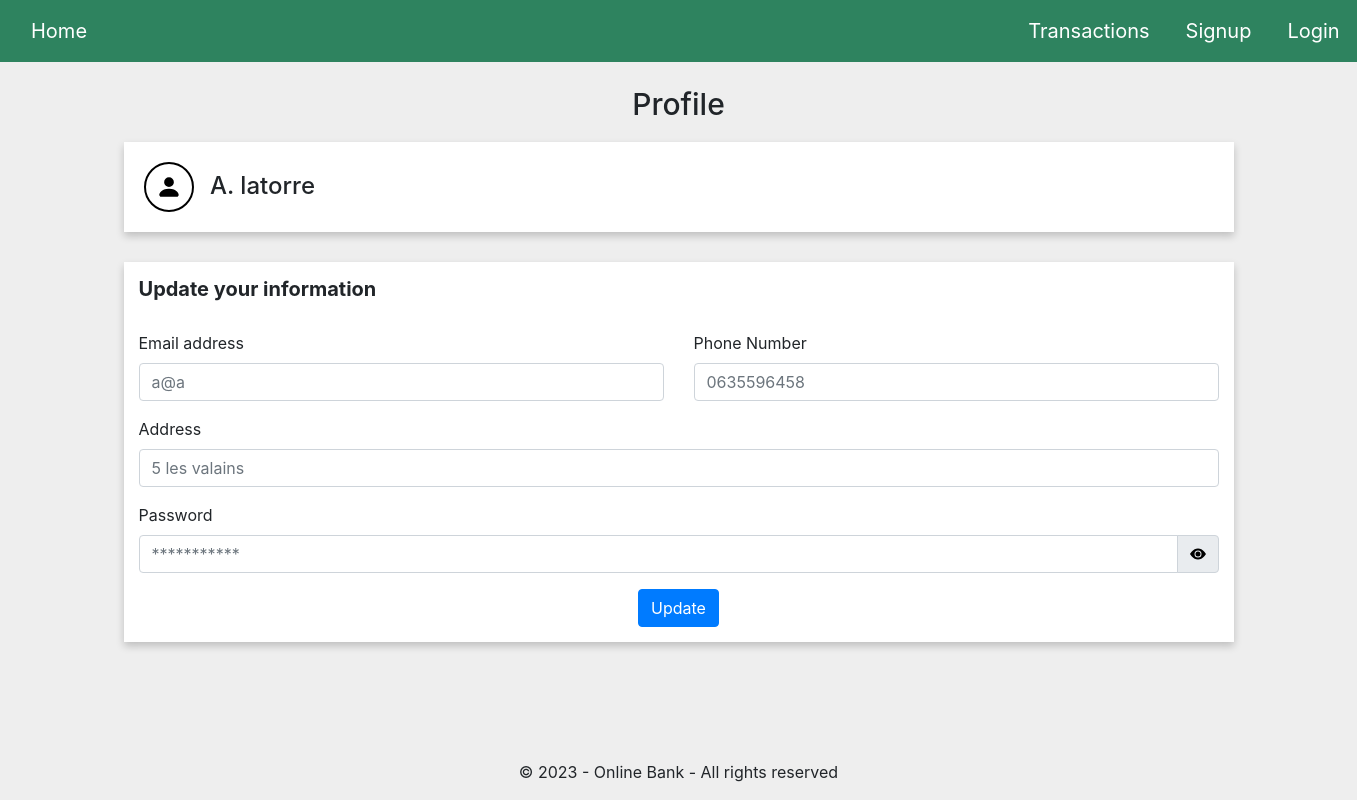
Before: /profile (signed in) with the older database file.
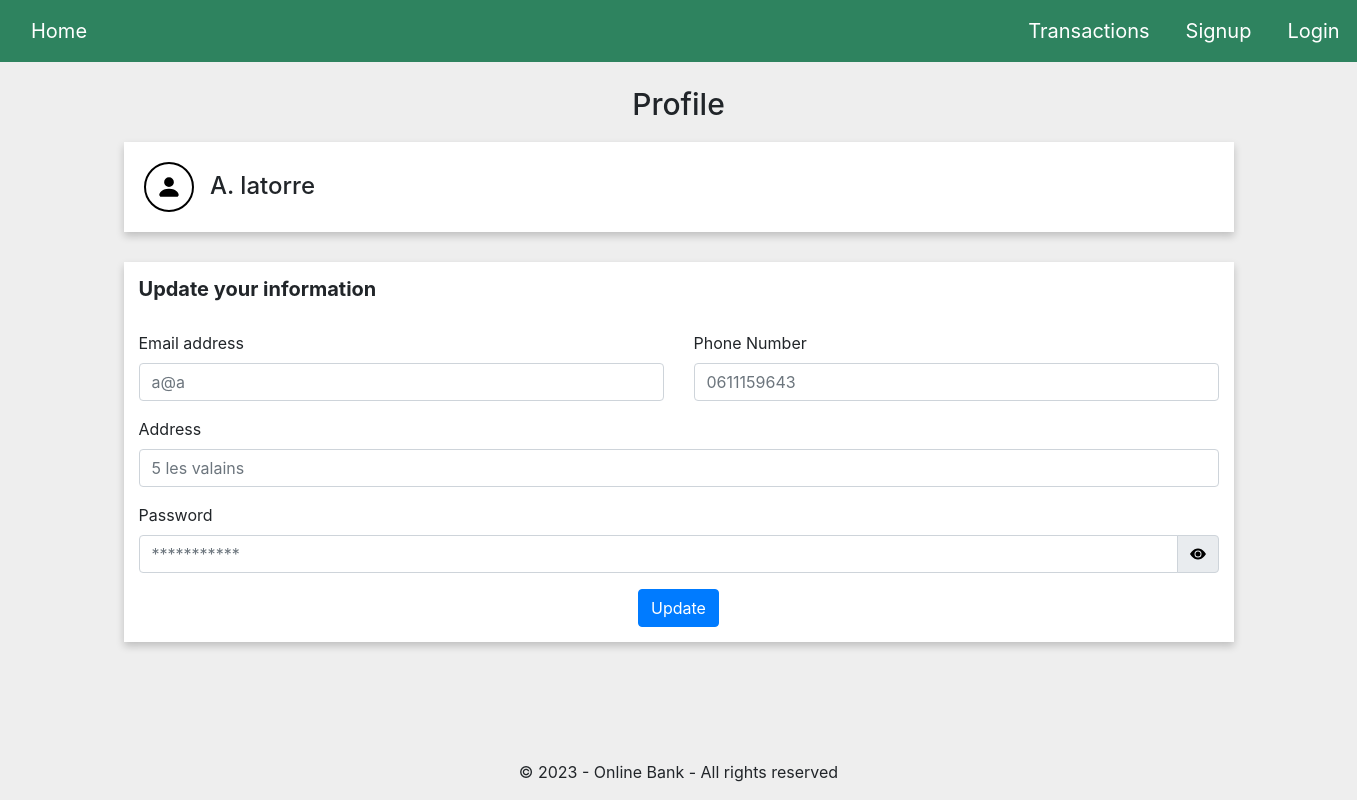
After: the same page with the newer database file.
### tables this page shows
CREATE TABLE Users (
            id_user INTEGER PRIMARY KEY AUTOINCREMENT, 
            first_name TEXT NOT NULL,
            last_name TEXT NOT NULL,
            gender TEXT NOT NULL,
            email TEXT NOT NULL,
            password TEXT NOT NULL,
            phone_number TEXT NOT NULL,
            birthday DATE NOT NULL,
            address TEXT NOT NULL,
            role TEXT NOT NULL
        );

### views.py (the view, shortened to what this page needs)
@app.route('/profile', methods=['GET', 'POST', 'PUT'])
def profile():
    user = None
    accounts = None
    if 'user_id' in session:
        user = Users.get_user_by_id(session['user_id'])
        if user != None:
            accounts = Accounts.get_accounts_by_user(user.id_user)
    return render_template('profile.html', user=user, accounts=accounts)

### models.py (called while the page is built)
    def get_user_by_id(id_user):
        conn = sqlite3.connect('app.db')
        cursor = conn.cursor()
        cursor.execute('SELECT * FROM Users WHERE id_user = ?', (id_user,))
        user = cursor.fetchone()
        if user != None:
            new_user = Users(user[0], user[1], user[2], user[3], user[4], user[5], user[6], user[7], user[8], user[9])
            return new_user
        else:
            return None

    def get_accounts_by_user(id_user):
        conn = sqlite3.connect('app.db')
        cursor = conn.cursor()
        cursor.execute('SELECT * FROM Accounts WHERE id_user = ? ORDER BY id_account ASC', (id_user,))
        accounts = cursor.fetchall()
        if accounts != None:
            new_accounts = []
            for account in accounts:
                new_account = Accounts(account[0], account[1], account[2], account[3], account[4], account[5], account[6])
                new_accounts.append(new_account)
            conn.close()
            return new_accounts
        else:
            return None

### templates/profile.html (shortened to what this page needs)
<!DOCTYPE html>
<html lang="en">
<head>
    <link rel="stylesheet" href="../static/transactions.css">
    <link rel="stylesheet" href="https://stackpath.bootstrapcdn.com/bootstrap/4.3.1/css/bootstrap.min.css">
    <link rel="stylesheet" href="../static/profile.css">
</head>
<body>
    <nav class="navbar navbar-expand-lg bg-body-tertiary">
        <div class="container-fluid">
          <a class="navbar-brand" href="{{url_for('index')}}">Home</a>
          <div class="collapse navbar-collapse" id="navbarNavAltMarkup">
            <div class="navbar-nav">
              <a class="nav-link" href="{{url_for('transactions')}}">Transactions</a>
              <a class="nav-link" href="{{url_for('signup')}}">Signup</a>
              <a class="nav-link" href="{{url_for('login')}}">Login</a>
            </div>
          </div>
        </div>
    </nav>
    <div>
        <div class="transactions container mt-4">
            <h3>Profile</h3>
            <h4>
              <img src="{{ url_for('static', filename='profile_icon.svg') }}" alt="SVG Image" class="profile_icon">
              {{ user.first_name[0] }}. {{ user.last_name }}
            </h4>
            <form action="/profile" method="POST" class="updateInfo">
              <h5>Update your information</h5>
              <div class="form-group row">
                  <div class="col">
                      <label for="email">Email address</label>
                      <input type="email" class="form-control" name="email" id="email" placeholder="{{ user.email }}">
                  </div>
                  <div class="col">
                      <label for="phone">Phone Number</label>
                      <input type="tel" class="form-control" name="phone" id="phone" placeholder="{{ user.phone_number }}">
                  </div>
              </div>
              <div class="form-group">
                  <label for="address">Address</label>
                  <input type="address" class="form-control" name="address" id="address" placeholder="{{ user.address }}">
              </div>
              <div class="form-group">
                <label for="password">Password</label>
                <div class="input-group">
                    <input type="password" class="form-control" name="password" id="password" placeholder="***********">
                    <div class="input-group-append">
                        <span class="input-group-text toggle-password" id="togglePassword">
                            <img src="{{ url_for('static', filename='eye-fill.svg') }}" alt="Show Password" id="showPassword">
                        </span>
                    </div>
                </div>
            </div>
            <div class="saveButton">
                <button class="saveBtn btn btn-primary" type=submit/>Update</button><br/>
            </div>
            </form>
        </div>
    </div>
    <div class="footer">
        <p>© 2023 - Online Bank - All rights reserved</p>
    </div>
</body>
</html>

### static/transactions.css (style rules this page uses)
nav { background-color:#2E835F; }
.navbar-nav { margin-left: 75%; }
.navbar-brand { color : white; margin-right: 20px; font-size: 20px; }
.nav-link { color : white; margin-right: 20px; font-size: 20px; }
body { background-color: rgb(238, 238, 238); overflow-x: hidden; }
h3 { text-align: center; margin-top: 20px; }
.footer { position: absolute; bottom: 0; left: 50%; transform: translateX(-50%); }
.saveButton { text-align: center; }
.saveBtn.btn.btn-primary, .saveBtn.btn.btn-primary:hover { color : white; }

### static/profile.css (style rules this page uses)
body { background-color: rgb(238, 238, 238); }
.footer { position: absolute; bottom: 0; left: 50%; transform: translateX(-50%); }
h3 { text-align: center; margin-top: 20px; font-size: 30px; }
h4 { text-align: left; margin-top: 20px; box-shadow: 0 4px 8px 0 rgba(0, 0, 0, 0.2); background-color: white; padding: 20px; margin-bottom: 30px; }
h5 { text-align: left; font-weight: bold; font-size: 20px; margin-bottom: 30px; }
.profile_icon { width: 50px; height: 50px; border-radius: 50%; padding: 10px; margin-right: 10px; border: 2px solid black; }
.updateInfo { padding: 15px; box-shadow: 0 4px 8px 0 rgba(0, 0, 0, 0.2); background-color: white; }

Changed rows visible on the page:
changed Users "latorre": phone "0635596458" → "0611159643"
